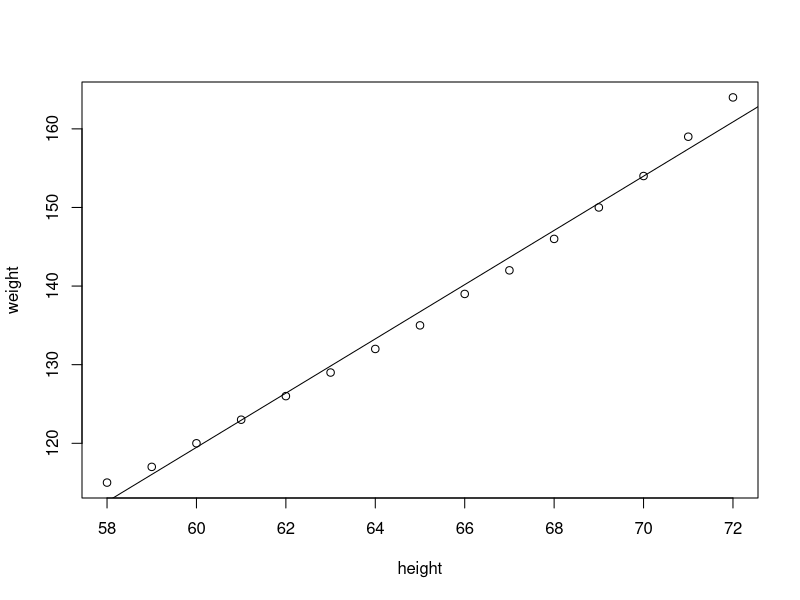
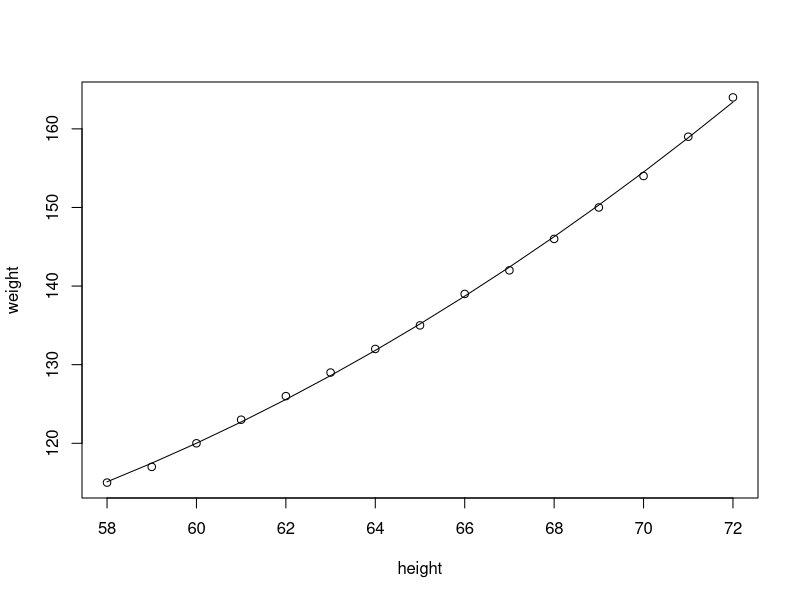
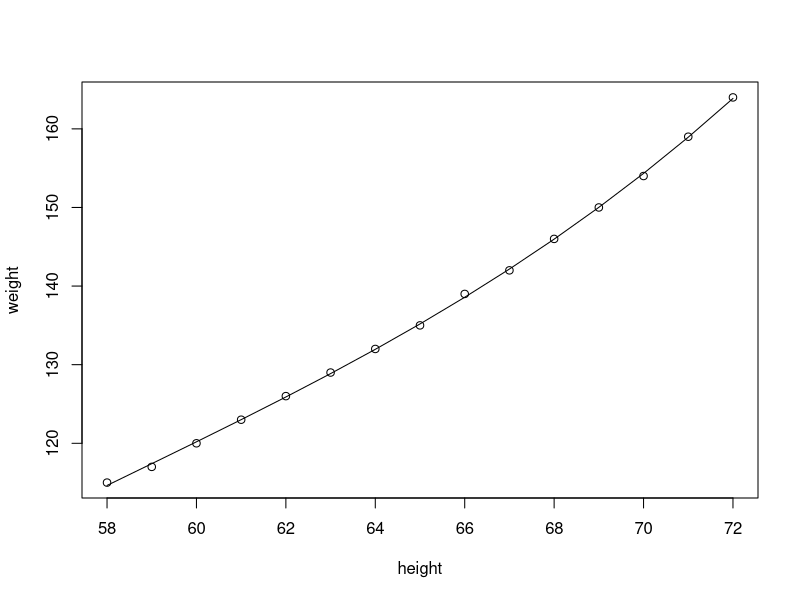
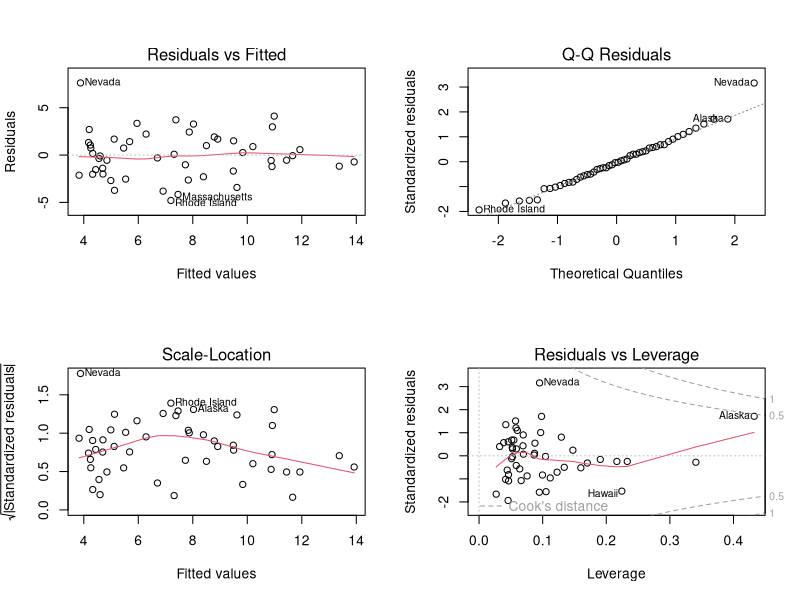
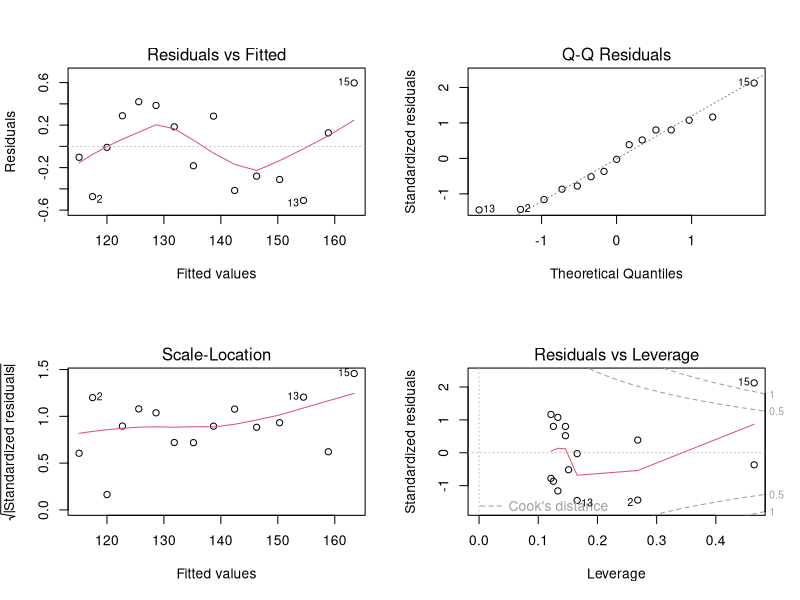
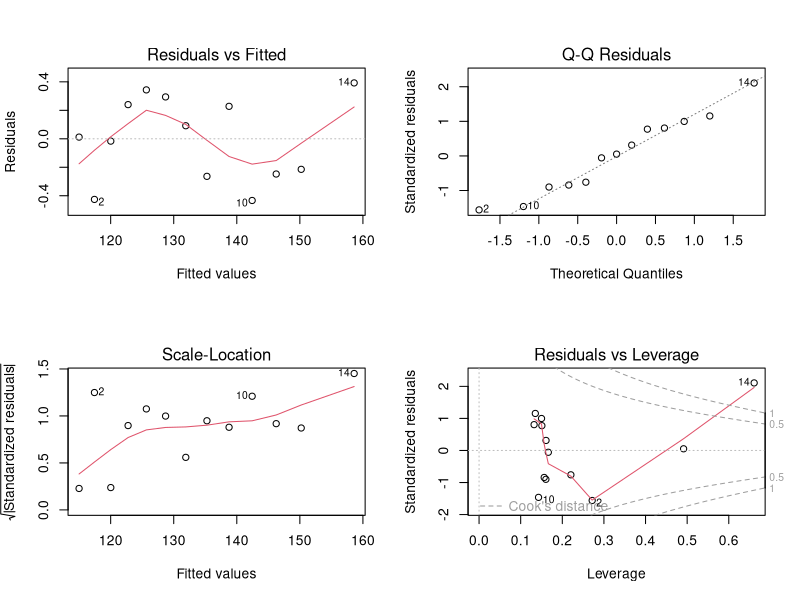

The R source for these figures, in order: (Note: this script raises an error after producing the figures.)
library(car)

# Simple Linear Regression -------------------------------------------------------

# model fitting and object functions
fit_linear <- lm(weight ~ height, data = women)

fitsum <- summary(fit_linear)                   # model summary
fitted(fit_linear)                              # fitted values
resid(fit_linear)                               # residuals

sqrt(fitsum$r.squared) * 100             # correlation (sqrt of R^2)

# draw plot with fit line
plot(women)                              
abline(fit_linear)


# Polynomial Regression ----------------------------------------------------------

fit_poly <- lm(weight ~ height + I(height ^ 2), data = women)

summary(fit_poly)

plot(women)
lines(women$height, fitted(fit_poly))


fit_poly3 <- lm(weight ~ height + I(height ^ 2) + I(height ^ 3), data = women)

summary(fit_poly3)

plot(women)
lines(women$height, fitted(fit_poly3))


# Multiple Linear Regression ---------------------------------------------------

states <- as.data.frame(
  state.x77[ ,c("Murder", "Population", "Illiteracy", "Income", "Frost")]
)

fit_mult <- lm(
  Murder ~ Population + Illiteracy + Income + Frost,
  data = states
)

summary(fit_mult)

# adding interactions
fit_mult2 <- lm(
  mpg ~ hp + wt + hp:wt,
  data = mtcars
)

summary(fit_mult2)

fit_mult3 <- lm(
  mpg ~ hp * wt,
  data = mtcars
)


# Regression Diagnostics -------------------------------------------------------

states <- as.data.frame(
  state.x77[ ,c("Murder", "Population", "Illiteracy", "Income", "Frost")]
)

fit <- lm(Murder ~ ., data = states)
confint(fit)

# diagnostic plots
par(mfrow = c(2,2))
plot(fit)

fit2 <- lm(weight ~ height + I(height ^ 2), data = women)
plot(fit2)

fit3 <- lm(weight ~ height + I(height ^ 2), data = women[-c(13, 15), ])
plot(fit3)

# `car` functions
qqPlot(
  fit,
  id.method = "identify",
  labels    = rownames(states),
  simulate  = TRUE,
  main      = "Q-Q Plot"
)

hist(rstudent(fit), breaks = 10)

# residual plot
residplot <- function(fit, nbreaks=10) {

  z <- rstudent(fit)

  hist(z, breaks=nbreaks, freq=FALSE,
       xlab="Studentized Residual",
       main="Distribution of Errors")

  rug(jitter(z), col="brown")

  curve(dnorm(x, mean=mean(z), sd=sd(z)),
        add=TRUE, col="blue", lwd=2)

  lines(density(z)$x, density(z)$y,
        col="red", lwd=2, lty=2)

  legend("topright",
         legend = c("Normal", "Kernel"),
         lty=1:2, col=c("blue","red"), cex=.7)
}

# durbin watson
durbinWatsonTest(fit)

# linearity: component+residual plot
crPlots(fit)

# homoscedasticity
ncvTest(fit)
spreadLevelPlot(fit)

# muticollinearity
vif(sqrt(fit))
